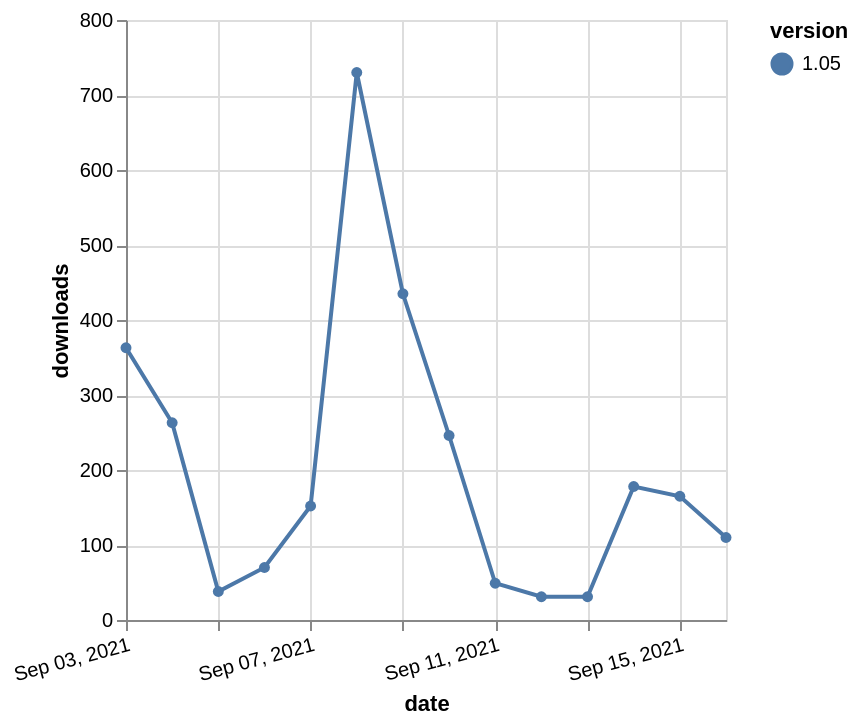

Vega-Lite specification stored for this chart:
### Vega-Lite specification from a JSON file in a GitHub repository (floating-point values rounded to 4 significant figures)
{"$schema": "https://vega.github.io/schema/vega-lite/v5.json", "description": "A simple bar chart with embedded data.", "data": {"values": [{"date": "2021-09-03", "total": 184241, "delta": 363, "version": "1.05"}, {"date": "2021-09-04", "total": 184504, "delta": 263, "version": "1.05"}, {"date": "2021-09-05", "total": 184542, "delta": 38, "version": "1.05"}, {"date": "2021-09-06", "total": 184612, "delta": 70, "version": "1.05"}, {"date": "2021-09-07", "total": 184764, "delta": 152, "version": "1.05"}, {"date": "2021-09-08", "total": 185494, "delta": 730, "version": "1.05"}, {"date": "2021-09-09", "total": 185929, "delta": 435, "version": "1.05"}, {"date": "2021-09-10", "total": 186175, "delta": 246, "version": "1.05"}, {"date": "2021-09-11", "total": 186224, "delta": 49, "version": "1.05"}, {"date": "2021-09-12", "total": 186255, "delta": 31, "version": "1.05"}, {"date": "2021-09-13", "total": 186286, "delta": 31, "version": "1.05"}, {"date": "2021-09-14", "total": 186464, "delta": 178, "version": "1.05"}, {"date": "2021-09-15", "total": 186629, "delta": 165, "version": "1.05"}, {"date": "2021-09-16", "total": 186739, "delta": 110, "version": "1.05"}]}, "width": "container", "mark": {"type": "line", "point": {"filled": true}}, "encoding": {"x": {"field": "date", "type": "temporal", "timeUnit": "yearmonthdate", "title": "date", "axis": {"labelAngle": -15}}, "y": {"field": "delta", "type": "quantitative", "title": "downloads"}, "color": {"field": "version", "type": "nominal"}, "tooltip": {"field": "delta"}}}
